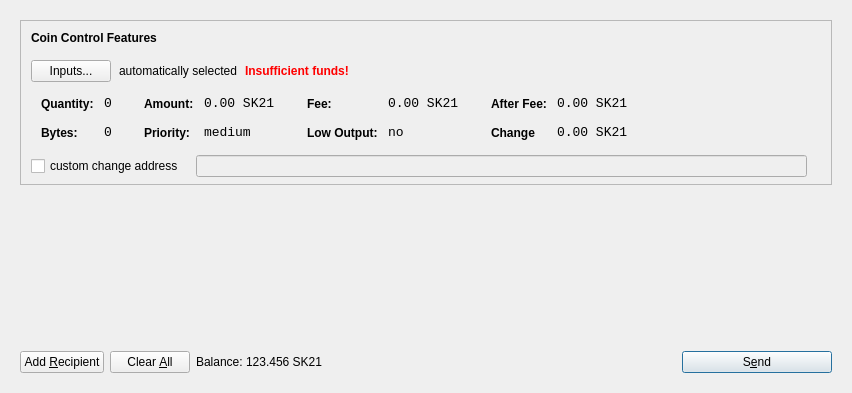
<?xml version="1.0" encoding="UTF-8"?>
<ui version="4.0">
 <class>SendCoinsDialog</class>
 <widget class="QDialog" name="SendCoinsDialog">
  <property name="geometry">
   <rect>
    <x>0</x>
    <y>0</y>
    <width>849</width>
    <height>393</height>
   </rect>
  </property>
  <property name="windowTitle">
   <string>Send Coins</string>
  </property>
  <layout class="QVBoxLayout" name="verticalLayout">
   <item>
    <widget class="QFrame" name="frameMain">
     <layout class="QVBoxLayout" name="verticalLayout_3">
      <item>
       <widget class="QFrame" name="frameCoinControl">
        <property name="sizePolicy">
         <sizepolicy hsizetype="Expanding" vsizetype="Expanding">
          <horstretch>0</horstretch>
          <verstretch>0</verstretch>
         </sizepolicy>
        </property>
        <property name="maximumSize">
         <size>
          <width>16777215</width>
          <height>16777215</height>
         </size>
        </property>
        <property name="frameShape">
         <enum>QFrame::StyledPanel</enum>
        </property>
        <property name="frameShadow">
         <enum>QFrame::Sunken</enum>
        </property>
        <layout class="QVBoxLayout" name="verticalLayoutCoinControl2">
         <property name="spacing">
          <number>6</number>
         </property>
         <property name="leftMargin">
          <number>0</number>
         </property>
         <property name="topMargin">
          <number>0</number>
         </property>
         <property name="rightMargin">
          <number>0</number>
         </property>
         <property name="bottomMargin">
          <number>6</number>
         </property>
         <item>
          <layout class="QVBoxLayout" name="verticalLayoutCoinControl" stretch="0,0,0,0,1">
           <property name="spacing">
            <number>0</number>
           </property>
           <property name="leftMargin">
            <number>10</number>
           </property>
           <property name="topMargin">
            <number>10</number>
           </property>
           <item>
            <layout class="QHBoxLayout" name="horizontalLayoutCoinControl1">
             <property name="bottomMargin">
              <number>15</number>
             </property>
             <item>
              <widget class="QLabel" name="labelCoinControlFeatures">
               <property name="sizePolicy">
                <sizepolicy hsizetype="Preferred" vsizetype="Maximum">
                 <horstretch>0</horstretch>
                 <verstretch>0</verstretch>
                </sizepolicy>
               </property>
               <property name="font">
                <font>
                 <weight>75</weight>
                 <bold>true</bold>
                </font>
               </property>
               <property name="styleSheet">
                <string notr="true">font-weight:bold;</string>
               </property>
               <property name="text">
                <string>Coin Control Features</string>
               </property>
              </widget>
             </item>
            </layout>
           </item>
           <item>
            <layout class="QHBoxLayout" name="horizontalLayoutCoinControl2" stretch="0,0,0,0">
             <property name="spacing">
              <number>8</number>
             </property>
             <property name="bottomMargin">
              <number>10</number>
             </property>
             <item>
              <widget class="QPushButton" name="pushButtonCoinControl">
               <property name="styleSheet">
                <string notr="true"/>
               </property>
               <property name="text">
                <string>Inputs...</string>
               </property>
              </widget>
             </item>
             <item>
              <widget class="QLabel" name="labelCoinControlAutomaticallySelected">
               <property name="text">
                <string>automatically selected</string>
               </property>
               <property name="margin">
                <number>5</number>
               </property>
              </widget>
             </item>
             <item>
              <widget class="QLabel" name="labelCoinControlInsuffFunds">
               <property name="font">
                <font>
                 <weight>75</weight>
                 <bold>true</bold>
                </font>
               </property>
               <property name="styleSheet">
                <string notr="true">color:red;font-weight:bold;</string>
               </property>
               <property name="text">
                <string>Insufficient funds!</string>
               </property>
               <property name="margin">
                <number>5</number>
               </property>
              </widget>
             </item>
             <item>
              <spacer name="horizontalSpacerCoinControl">
               <property name="orientation">
                <enum>Qt::Horizontal</enum>
               </property>
               <property name="sizeHint" stdset="0">
                <size>
                 <width>40</width>
                 <height>1</height>
                </size>
               </property>
              </spacer>
             </item>
            </layout>
           </item>
           <item>
            <widget class="QWidget" name="widgetCoinControl" native="true">
             <property name="sizePolicy">
              <sizepolicy hsizetype="Preferred" vsizetype="Preferred">
               <horstretch>0</horstretch>
               <verstretch>0</verstretch>
              </sizepolicy>
             </property>
             <property name="minimumSize">
              <size>
               <width>0</width>
               <height>0</height>
              </size>
             </property>
             <property name="styleSheet">
              <string notr="true"/>
             </property>
             <layout class="QHBoxLayout" name="horizontalLayoutCoinControl5">
              <property name="leftMargin">
               <number>0</number>
              </property>
              <property name="topMargin">
               <number>0</number>
              </property>
              <property name="rightMargin">
               <number>0</number>
              </property>
              <property name="bottomMargin">
               <number>0</number>
              </property>
              <item>
               <layout class="QHBoxLayout" name="horizontalLayoutCoinControl3" stretch="0,0,0,1">
                <property name="spacing">
                 <number>20</number>
                </property>
                <property name="topMargin">
                 <number>0</number>
                </property>
                <property name="bottomMargin">
                 <number>10</number>
                </property>
                <item>
                 <layout class="QFormLayout" name="formLayoutCoinControl1">
                  <property name="horizontalSpacing">
                   <number>10</number>
                  </property>
                  <property name="verticalSpacing">
                   <number>14</number>
                  </property>
                  <property name="leftMargin">
                   <number>10</number>
                  </property>
                  <property name="topMargin">
                   <number>4</number>
                  </property>
                  <property name="rightMargin">
                   <number>6</number>
                  </property>
                  <item row="0" column="0">
                   <widget class="QLabel" name="labelCoinControlQuantityText">
                    <property name="styleSheet">
                     <string notr="true">font-weight:bold;</string>
                    </property>
                    <property name="text">
                     <string>Quantity:</string>
                    </property>
                    <property name="margin">
                     <number>0</number>
                    </property>
                   </widget>
                  </item>
                  <item row="0" column="1">
                   <widget class="QLabel" name="labelCoinControlQuantity">
                    <property name="font">
                     <font>
                      <family>Monospace</family>
                      <pointsize>10</pointsize>
                     </font>
                    </property>
                    <property name="cursor">
                     <cursorShape>IBeamCursor</cursorShape>
                    </property>
                    <property name="contextMenuPolicy">
                     <enum>Qt::ActionsContextMenu</enum>
                    </property>
                    <property name="text">
                     <string>0</string>
                    </property>
                    <property name="margin">
                     <number>0</number>
                    </property>
                    <property name="textInteractionFlags">
                     <set>Qt::LinksAccessibleByMouse|Qt::TextSelectableByKeyboard|Qt::TextSelectableByMouse</set>
                    </property>
                   </widget>
                  </item>
                  <item row="1" column="0">
                   <widget class="QLabel" name="labelCoinControlBytesText">
                    <property name="styleSheet">
                     <string notr="true">font-weight:bold;</string>
                    </property>
                    <property name="text">
                     <string>Bytes:</string>
                    </property>
                   </widget>
                  </item>
                  <item row="1" column="1">
                   <widget class="QLabel" name="labelCoinControlBytes">
                    <property name="font">
                     <font>
                      <family>Monospace</family>
                      <pointsize>10</pointsize>
                     </font>
                    </property>
                    <property name="cursor">
                     <cursorShape>IBeamCursor</cursorShape>
                    </property>
                    <property name="contextMenuPolicy">
                     <enum>Qt::ActionsContextMenu</enum>
                    </property>
                    <property name="text">
                     <string>0</string>
                    </property>
                    <property name="textInteractionFlags">
                     <set>Qt::LinksAccessibleByMouse|Qt::TextSelectableByKeyboard|Qt::TextSelectableByMouse</set>
                    </property>
                   </widget>
                  </item>
                 </layout>
                </item>
                <item>
                 <layout class="QFormLayout" name="formLayoutCoinControl2">
                  <property name="horizontalSpacing">
                   <number>10</number>
                  </property>
                  <property name="verticalSpacing">
                   <number>14</number>
                  </property>
                  <property name="leftMargin">
                   <number>6</number>
                  </property>
                  <property name="topMargin">
                   <number>4</number>
                  </property>
                  <property name="rightMargin">
                   <number>6</number>
                  </property>
                  <item row="0" column="0">
                   <widget class="QLabel" name="labelCoinControlAmountText">
                    <property name="styleSheet">
                     <string notr="true">font-weight:bold;</string>
                    </property>
                    <property name="text">
                     <string>Amount:</string>
                    </property>
                    <property name="margin">
                     <number>0</number>
                    </property>
                   </widget>
                  </item>
                  <item row="0" column="1">
                   <widget class="QLabel" name="labelCoinControlAmount">
                    <property name="font">
                     <font>
                      <family>Monospace</family>
                      <pointsize>10</pointsize>
                     </font>
                    </property>
                    <property name="cursor">
                     <cursorShape>IBeamCursor</cursorShape>
                    </property>
                    <property name="contextMenuPolicy">
                     <enum>Qt::ActionsContextMenu</enum>
                    </property>
                    <property name="text">
                     <string>0.00 SK21</string>
                    </property>
                    <property name="textInteractionFlags">
                     <set>Qt::LinksAccessibleByMouse|Qt::TextSelectableByKeyboard|Qt::TextSelectableByMouse</set>
                    </property>
                   </widget>
                  </item>
                  <item row="1" column="0">
                   <widget class="QLabel" name="labelCoinControlPriorityText">
                    <property name="styleSheet">
                     <string notr="true">font-weight:bold;</string>
                    </property>
                    <property name="text">
                     <string>Priority:</string>
                    </property>
                   </widget>
                  </item>
                  <item row="1" column="1">
                   <widget class="QLabel" name="labelCoinControlPriority">
                    <property name="font">
                     <font>
                      <family>Monospace</family>
                      <pointsize>10</pointsize>
                     </font>
                    </property>
                    <property name="cursor">
                     <cursorShape>IBeamCursor</cursorShape>
                    </property>
                    <property name="contextMenuPolicy">
                     <enum>Qt::ActionsContextMenu</enum>
                    </property>
                    <property name="text">
                     <string>medium</string>
                    </property>
                    <property name="textInteractionFlags">
                     <set>Qt::LinksAccessibleByMouse|Qt::TextSelectableByKeyboard|Qt::TextSelectableByMouse</set>
                    </property>
                   </widget>
                  </item>
                 </layout>
                </item>
                <item>
                 <layout class="QFormLayout" name="formLayoutCoinControl3">
                  <property name="horizontalSpacing">
                   <number>10</number>
                  </property>
                  <property name="verticalSpacing">
                   <number>14</number>
                  </property>
                  <property name="leftMargin">
                   <number>6</number>
                  </property>
                  <property name="topMargin">
                   <number>4</number>
                  </property>
                  <property name="rightMargin">
                   <number>6</number>
                  </property>
                  <item row="0" column="0">
                   <widget class="QLabel" name="labelCoinControlFeeText">
                    <property name="styleSheet">
                     <string notr="true">font-weight:bold;</string>
                    </property>
                    <property name="text">
                     <string>Fee:</string>
                    </property>
                    <property name="margin">
                     <number>0</number>
                    </property>
                   </widget>
                  </item>
                  <item row="0" column="1">
                   <widget class="QLabel" name="labelCoinControlFee">
                    <property name="font">
                     <font>
                      <family>Monospace</family>
                      <pointsize>10</pointsize>
                     </font>
                    </property>
                    <property name="cursor">
                     <cursorShape>IBeamCursor</cursorShape>
                    </property>
                    <property name="contextMenuPolicy">
                     <enum>Qt::ActionsContextMenu</enum>
                    </property>
                    <property name="text">
                     <string>0.00 SK21</string>
                    </property>
                    <property name="textInteractionFlags">
                     <set>Qt::LinksAccessibleByMouse|Qt::TextSelectableByKeyboard|Qt::TextSelectableByMouse</set>
                    </property>
                   </widget>
                  </item>
                  <item row="1" column="0">
                   <widget class="QLabel" name="labelCoinControlLowOutputText">
                    <property name="styleSheet">
                     <string notr="true">font-weight:bold;</string>
                    </property>
                    <property name="text">
                     <string>Low Output:</string>
                    </property>
                   </widget>
                  </item>
                  <item row="1" column="1">
                   <widget class="QLabel" name="labelCoinControlLowOutput">
                    <property name="font">
                     <font>
                      <family>Monospace</family>
                      <pointsize>10</pointsize>
                     </font>
                    </property>
                    <property name="cursor">
                     <cursorShape>IBeamCursor</cursorShape>
                    </property>
                    <property name="contextMenuPolicy">
                     <enum>Qt::ActionsContextMenu</enum>
                    </property>
                    <property name="text">
                     <string>no</string>
                    </property>
                    <property name="textInteractionFlags">
                     <set>Qt::LinksAccessibleByMouse|Qt::TextSelectableByKeyboard|Qt::TextSelectableByMouse</set>
                    </property>
                   </widget>
                  </item>
                 </layout>
                </item>
                <item>
                 <layout class="QFormLayout" name="formLayoutCoinControl4">
                  <property name="horizontalSpacing">
                   <number>10</number>
                  </property>
                  <property name="verticalSpacing">
                   <number>14</number>
                  </property>
                  <property name="leftMargin">
                   <number>6</number>
                  </property>
                  <property name="topMargin">
                   <number>4</number>
                  </property>
                  <property name="rightMargin">
                   <number>6</number>
                  </property>
                  <item row="0" column="0">
                   <widget class="QLabel" name="labelCoinControlAfterFeeText">
                    <property name="styleSheet">
                     <string notr="true">font-weight:bold;</string>
                    </property>
                    <property name="text">
                     <string>After Fee:</string>
                    </property>
                    <property name="margin">
                     <number>0</number>
                    </property>
                   </widget>
                  </item>
                  <item row="0" column="1">
                   <widget class="QLabel" name="labelCoinControlAfterFee">
                    <property name="font">
                     <font>
                      <family>Monospace</family>
                      <pointsize>10</pointsize>
                     </font>
                    </property>
                    <property name="cursor">
                     <cursorShape>IBeamCursor</cursorShape>
                    </property>
                    <property name="contextMenuPolicy">
                     <enum>Qt::ActionsContextMenu</enum>
                    </property>
                    <property name="text">
                     <string>0.00 SK21</string>
                    </property>
                    <property name="textInteractionFlags">
                     <set>Qt::LinksAccessibleByMouse|Qt::TextSelectableByKeyboard|Qt::TextSelectableByMouse</set>
                    </property>
                   </widget>
                  </item>
                  <item row="1" column="0">
                   <widget class="QLabel" name="labelCoinControlChangeText">
                    <property name="styleSheet">
                     <string notr="true">font-weight:bold;</string>
                    </property>
                    <property name="text">
                     <string>Change</string>
                    </property>
                   </widget>
                  </item>
                  <item row="1" column="1">
                   <widget class="QLabel" name="labelCoinControlChange">
                    <property name="font">
                     <font>
                      <family>Monospace</family>
                      <pointsize>10</pointsize>
                     </font>
                    </property>
                    <property name="cursor">
                     <cursorShape>IBeamCursor</cursorShape>
                    </property>
                    <property name="contextMenuPolicy">
                     <enum>Qt::ActionsContextMenu</enum>
                    </property>
                    <property name="text">
                     <string>0.00 SK21</string>
                    </property>
                    <property name="textInteractionFlags">
                     <set>Qt::LinksAccessibleByMouse|Qt::TextSelectableByKeyboard|Qt::TextSelectableByMouse</set>
                    </property>
                   </widget>
                  </item>
                 </layout>
                </item>
               </layout>
              </item>
             </layout>
            </widget>
           </item>
           <item>
            <layout class="QHBoxLayout" name="horizontalLayoutCoinControl4" stretch="0,0,0">
             <property name="spacing">
              <number>12</number>
             </property>
             <property name="sizeConstraint">
              <enum>QLayout::SetDefaultConstraint</enum>
             </property>
             <property name="topMargin">
              <number>5</number>
             </property>
             <property name="rightMargin">
              <number>5</number>
             </property>
             <item>
              <widget class="QCheckBox" name="checkBoxCoinControlChange">
               <property name="text">
                <string>custom change address</string>
               </property>
              </widget>
             </item>
             <item>
              <widget class="QLineEdit" name="lineEditCoinControlChange">
               <property name="enabled">
                <bool>false</bool>
               </property>
               <property name="sizePolicy">
                <sizepolicy hsizetype="Expanding" vsizetype="Fixed">
                 <horstretch>0</horstretch>
                 <verstretch>0</verstretch>
                </sizepolicy>
               </property>
              </widget>
             </item>
             <item>
              <widget class="QLabel" name="labelCoinControlChangeLabel">
               <property name="sizePolicy">
                <sizepolicy hsizetype="Preferred" vsizetype="Expanding">
                 <horstretch>0</horstretch>
                 <verstretch>0</verstretch>
                </sizepolicy>
               </property>
               <property name="minimumSize">
                <size>
                 <width>0</width>
                 <height>0</height>
                </size>
               </property>
               <property name="text">
                <string/>
               </property>
               <property name="margin">
                <number>3</number>
               </property>
              </widget>
             </item>
            </layout>
           </item>
           <item>
            <spacer name="verticalSpacerCoinControl">
             <property name="orientation">
              <enum>Qt::Vertical</enum>
             </property>
             <property name="sizeHint" stdset="0">
              <size>
               <width>800</width>
               <height>1</height>
              </size>
             </property>
            </spacer>
           </item>
          </layout>
         </item>
        </layout>
       </widget>
      </item>
      <item>
       <widget class="QScrollArea" name="scrollArea">
        <property name="frameShape">
         <enum>QFrame::NoFrame</enum>
        </property>
        <property name="widgetResizable">
         <bool>true</bool>
        </property>
        <widget class="QWidget" name="scrollAreaWidgetContents">
         <property name="geometry">
          <rect>
           <x>0</x>
           <y>0</y>
           <width>813</width>
           <height>148</height>
          </rect>
         </property>
         <layout class="QVBoxLayout" name="verticalLayout_2">
          <property name="leftMargin">
           <number>0</number>
          </property>
          <property name="topMargin">
           <number>0</number>
          </property>
          <property name="rightMargin">
           <number>0</number>
          </property>
          <property name="bottomMargin">
           <number>0</number>
          </property>
          <item>
           <layout class="QVBoxLayout" name="entries">
            <property name="spacing">
             <number>6</number>
            </property>
           </layout>
          </item>
          <item>
           <spacer name="verticalSpacer">
            <property name="orientation">
             <enum>Qt::Vertical</enum>
            </property>
            <property name="sizeHint" stdset="0">
             <size>
              <width>20</width>
              <height>40</height>
             </size>
            </property>
           </spacer>
          </item>
         </layout>
        </widget>
       </widget>
      </item>
      <item>
       <layout class="QHBoxLayout" name="horizontalLayout">
        <item>
         <widget class="QPushButton" name="addButton">
          <property name="toolTip">
           <string>Send to multiple recipients at once</string>
          </property>
          <property name="text">
           <string>Add &amp;Recipient</string>
          </property>
          <property name="icon">
           <iconset resource="../sk21.qrc">
            <normaloff>:/icons/add</normaloff>:/icons/add</iconset>
          </property>
          <property name="autoDefault">
           <bool>false</bool>
          </property>
         </widget>
        </item>
        <item>
         <widget class="QPushButton" name="clearButton">
          <property name="sizePolicy">
           <sizepolicy hsizetype="Minimum" vsizetype="Fixed">
            <horstretch>0</horstretch>
            <verstretch>0</verstretch>
           </sizepolicy>
          </property>
          <property name="toolTip">
           <string>Remove all transaction fields</string>
          </property>
          <property name="text">
           <string>Clear &amp;All</string>
          </property>
          <property name="icon">
           <iconset resource="../sk21.qrc">
            <normaloff>:/icons/remove</normaloff>:/icons/remove</iconset>
          </property>
          <property name="autoRepeatDelay">
           <number>300</number>
          </property>
          <property name="autoDefault">
           <bool>false</bool>
          </property>
         </widget>
        </item>
        <item>
         <layout class="QHBoxLayout" name="horizontalLayout_2">
          <property name="spacing">
           <number>3</number>
          </property>
          <item>
           <widget class="QLabel" name="label">
            <property name="sizePolicy">
             <sizepolicy hsizetype="Preferred" vsizetype="Fixed">
              <horstretch>0</horstretch>
              <verstretch>0</verstretch>
             </sizepolicy>
            </property>
            <property name="text">
             <string>Balance:</string>
            </property>
           </widget>
          </item>
          <item>
           <widget class="QLabel" name="labelBalance">
            <property name="sizePolicy">
             <sizepolicy hsizetype="Preferred" vsizetype="Fixed">
              <horstretch>0</horstretch>
              <verstretch>0</verstretch>
             </sizepolicy>
            </property>
            <property name="cursor">
             <cursorShape>IBeamCursor</cursorShape>
            </property>
            <property name="text">
             <string>123.456 SK21</string>
            </property>
            <property name="textInteractionFlags">
             <set>Qt::LinksAccessibleByMouse|Qt::TextSelectableByKeyboard|Qt::TextSelectableByMouse</set>
            </property>
           </widget>
          </item>
         </layout>
        </item>
        <item>
         <spacer name="horizontalSpacer">
          <property name="orientation">
           <enum>Qt::Horizontal</enum>
          </property>
          <property name="sizeHint" stdset="0">
           <size>
            <width>40</width>
            <height>20</height>
           </size>
          </property>
         </spacer>
        </item>
        <item>
         <widget class="QPushButton" name="sendButton">
          <property name="minimumSize">
           <size>
            <width>150</width>
            <height>0</height>
           </size>
          </property>
          <property name="toolTip">
           <string>Confirm the send action</string>
          </property>
          <property name="text">
           <string>S&amp;end</string>
          </property>
          <property name="icon">
           <iconset resource="../sk21.qrc">
            <normaloff>:/icons/send</normaloff>:/icons/send</iconset>
          </property>
          <property name="default">
           <bool>true</bool>
          </property>
         </widget>
        </item>
       </layout>
      </item>
     </layout>
     <zorder>scrollArea</zorder>
     <zorder>frameCoinControl</zorder>
     <zorder></zorder>
    </widget>
   </item>
  </layout>
 </widget>
 <resources>
  <include location="../sk21.qrc"/>
 </resources>
 <connections/>
</ui>
